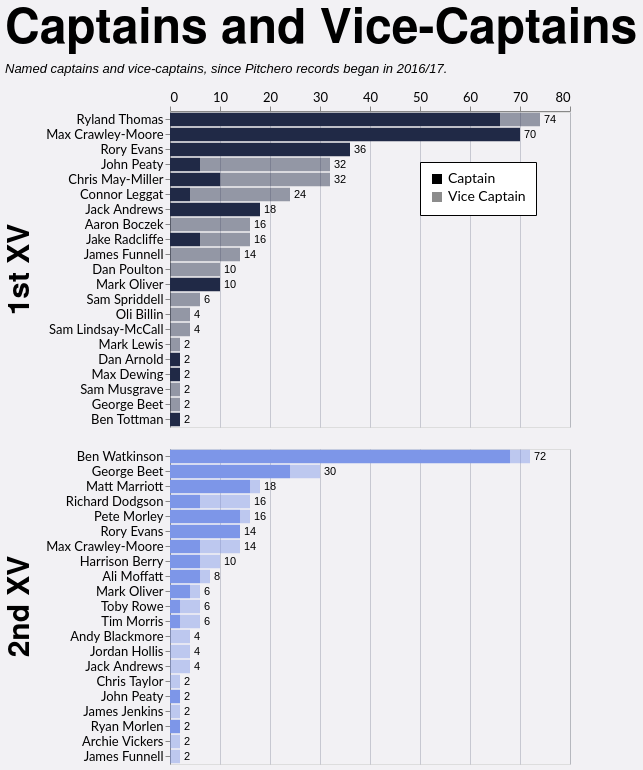

Write the Vega-Lite specification saved for this chart.
### Vega-Lite specification from a JSON file in a GitHub repository (floating-point values rounded to 4 significant figures; data arrays with more than 128 entries replaced by an {"elided": "..."} marker saying what was removed)
{"config": {"axis": {"labelFont": "Lato, sans-serif", "titleFont": "PT Sans Narrow, Helvetica Neue, Helvetica, Arial, sans-serif", "labelFontSize": 13, "titleFontSize": 24, "gridColor": "#202947", "gridOpacity": 0.2}, "header": {"labelFont": "PT Sans Narrow, Helvetica Neue, Helvetica, Arial, sans-serif", "titleFont": "PT Sans Narrow, Helvetica Neue, Helvetica, Arial, sans-serif", "labelFontSize": 24, "titleFontSize": 28, "labelFontWeight": "bold", "orient": "left"}, "legend": {"labelFont": "Lato, sans-serif", "titleFont": "PT Sans Narrow, Helvetica Neue, Helvetica, Arial, sans-serif", "labelFontSize": 14, "titleFontSize": 16, "titlePadding": 5, "fillColor": "white", "strokeColor": "black", "padding": 10, "titleFontWeight": "lighter", "titleFontStyle": "italic", "titleColor": "gray", "offset": 10}, "title": {"font": "PT Sans Narrow, Helvetica Neue, Helvetica, Arial, sans-serif", "fontSize": 48, "fontWeight": "bold", "anchor": "start", "align": "center", "titlePadding": 20, "subtitlePadding": 10, "subtitleFontSize": 13, "subtitleColor": "", "subtitleFontStyle": "italic", "offset": 15, "color": "black"}, "axisX": {"labelAngle": 0}, "facet": {"title": null, "header": null, "align": {"row": "each", "column": "each"}}, "resolve": {"scale": {"y": "independent", "facet": "independent"}}, "background": "#f2f1f4", "scale": {"offsetBandPaddingOuter": 0.2, "offsetBandPaddingInner": 0.1}}, "data": {"name": "data-42122737834401f4be58739c8ac09390"}, "facet": {"row": {"field": "squad", "header": {"labelExpr": "datum.value + ' XV'", "labelFontSize": 30, "title": null}, "sort": ["1st", "2nd"], "title": null, "type": "nominal"}}, "spec": {"layer": [{"mark": {"type": "bar"}, "encoding": {"color": {"field": "squad", "legend": null, "scale": {"domain": ["1st", "2nd"], "range": ["#202946", "#7d96e8"]}, "sort": ["1st", "2nd"], "type": "nominal"}, "opacity": {"field": "role", "legend": {"legendX": 250, "legendY": 50, "orient": "none", "title": null}, "scale": {"domain": ["Captain", "Vice Captain"], "range": [1.0, 0.45]}, "sort": ["Captain", "Vice Captain"], "type": "nominal"}, "order": {"field": "stack_order", "sort": "ascending", "type": "quantitative"}, "tooltip": [{"field": "player", "title": "Player", "type": "nominal"}, {"field": "squad", "title": "Squad", "type": "nominal"}, {"field": "role", "title": "Role", "type": "nominal"}, {"field": "games_agg", "title": "Games", "type": "quantitative"}], "x": {"axis": {"orient": "top", "title": null}, "field": "x0", "type": "quantitative"}, "x2": {"field": "x2"}, "y": {"field": "player", "sort": {"field": "player_total", "order": "descending"}, "title": null, "type": "nominal"}}, "transform": [{"aggregate": [{"op": "sum", "field": "games", "as": "games_agg"}, {"op": "max", "field": "player_total", "as": "player_total"}], "groupby": ["player", "squad", "role", "stack_order"]}, {"window": [{"op": "sum", "field": "games_agg", "as": "x2"}], "frame": [null, 0], "groupby": ["player", "squad"], "sort": [{"field": "stack_order", "order": "ascending"}]}, {"calculate": "datum.x2 - datum.games_agg", "as": "x0"}]}, {"mark": {"type": "text", "align": "left", "baseline": "middle", "color": "black", "dx": 4, "fontSize": 11}, "encoding": {"text": {"field": "total_games", "format": ".0f", "type": "quantitative"}, "x": {"axis": {"orient": "top", "title": null}, "field": "total_games", "type": "quantitative"}, "y": {"field": "player", "sort": {"field": "player_total", "order": "descending"}, "title": null, "type": "nominal"}}, "transform": [{"aggregate": [{"op": "sum", "field": "games", "as": "total_games"}, {"op": "max", "field": "player_total", "as": "player_total"}], "groupby": ["player", "squad"]}]}], "height": {"step": 15}, "transform": [{"joinaggregate": [{"op": "sum", "field": "games", "as": "player_total"}], "groupby": ["player", "squad"]}], "width": 400}, "resolve": {"scale": {"y": "independent"}}, "title": {"text": "Captains and Vice-Captains", "subtitle": "Named captains and vice-captains, since Pitchero records began in 2016/17."}, "$schema": "https://vega.github.io/schema/vega-lite/v5.20.1.json", "datasets": {"data-42122737834401f4be58739c8ac09390": {"elided": "197 records"}}}
